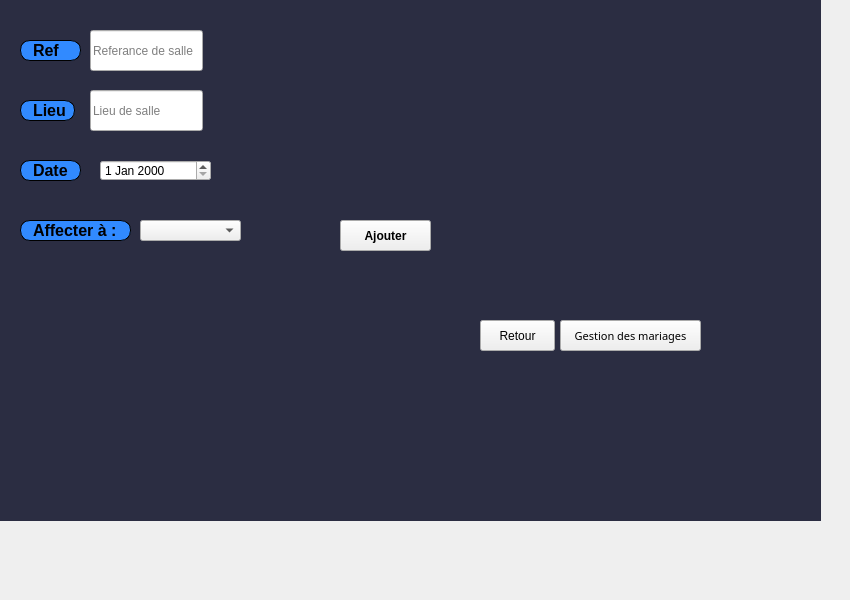
     <widget class="QWidget" name="tab_5">
      <attribute name="title">
       <string>Ajouter</string>
      </attribute>
      <widget class="QLabel" name="label_18">
       <property name="geometry">
        <rect>
         <x>-20</x>
         <y>-70</y>
         <width>841</width>
         <height>591</height>
        </rect>
       </property>
       <property name="styleSheet">
        <string notr="true">background-color: rgb(43, 45, 66);</string>
       </property>
       <property name="text">
        <string/>
       </property>
       <property name="pixmap">
        <pixmap resource="ressources.qrc">:/images/img/imf.jpg</pixmap>
       </property>
      </widget>
      <widget class="QLabel" name="label_19">
       <property name="geometry">
        <rect>
         <x>20</x>
         <y>40</y>
         <width>61</width>
         <height>21</height>
        </rect>
       </property>
       <property name="font">
        <font>
         <family>Arial</family>
         <pointsize>12</pointsize>
         <weight>75</weight>
         <italic>false</italic>
         <bold>true</bold>
        </font>
       </property>
       <property name="styleSheet">
        <string notr="true">border: 1px solid black;
border-radius: 10px;
padding: 0 8px;
background: #318aff;
font: bold, &quot;Arial&quot;;;
text-align:center;</string>
       </property>
       <property name="text">
        <string>Ref</string>
       </property>
      </widget>
      <widget class="QLineEdit" name="lineEdit_ref">
       <property name="geometry">
        <rect>
         <x>90</x>
         <y>30</y>
         <width>113</width>
         <height>41</height>
        </rect>
       </property>
       <property name="styleSheet">
        <string notr="true"/>
       </property>
       <property name="placeholderText">
        <string>Referance de salle</string>
       </property>
      </widget>
      <widget class="QPushButton" name="pushButton_ajouter">
       <property name="geometry">
        <rect>
         <x>340</x>
         <y>220</y>
         <width>91</width>
         <height>31</height>
        </rect>
       </property>
       <property name="font">
        <font>
         <family>Arial</family>
         <pointsize>9</pointsize>
         <weight>75</weight>
         <italic>false</italic>
         <bold>true</bold>
        </font>
       </property>
       <property name="styleSheet">
        <string notr="true">#pushButton_ajouter{
font: bold, &quot;Arial&quot;;;     background-color: qlineargradient(x1: 0, y1: 0, x2: 0, y2: 1,
                                       stop: 0 #dadbde, stop: 1 #f6f7fa);
}
#pushButton_ajouter:pressed {
font: bold, &quot;Arial&quot;;;     background-color: qlineargradient(x1: 0, y1: 0, x2: 0, y2: 1,
                                       stop: 0 #dadbde, stop: 1 #fff07b);}</string>
       </property>
       <property name="text">
        <string>Ajouter</string>
       </property>
       <property name="icon">
        <iconset resource="ressources.qrc">
         <normaloff>:/images/img/app.png</normaloff>:/images/img/app.png</iconset>
       </property>
      </widget>
      <widget class="QLabel" name="label_15">
       <property name="geometry">
        <rect>
         <x>20</x>
         <y>100</y>
         <width>55</width>
         <height>21</height>
        </rect>
       </property>
       <property name="font">
        <font>
         <family>Arial</family>
         <pointsize>12</pointsize>
         <weight>75</weight>
         <italic>false</italic>
         <bold>true</bold>
        </font>
       </property>
       <property name="styleSheet">
        <string notr="true">border: 1px solid black;
border-radius: 10px;
padding: 0 8px;
background: #318aff;
font: bold, &quot;Arial&quot;;;
text-align:center;</string>
       </property>
       <property name="text">
        <string>Lieu</string>
       </property>
      </widget>
      <widget class="QLineEdit" name="lineEdit_lieu">
       <property name="geometry">
        <rect>
         <x>90</x>
         <y>90</y>
         <width>113</width>
         <height>41</height>
        </rect>
       </property>
       <property name="styleSheet">
        <string notr="true"/>
       </property>
       <property name="placeholderText">
        <string>Lieu de salle</string>
       </property>
      </widget>
      <widget class="QLabel" name="label_26">
       <property name="geometry">
        <rect>
         <x>20</x>
         <y>160</y>
         <width>61</width>
         <height>21</height>
        </rect>
       </property>
       <property name="font">
        <font>
         <family>Arial</family>
         <pointsize>12</pointsize>
         <weight>75</weight>
         <italic>false</italic>
         <bold>true</bold>
        </font>
       </property>
       <property name="styleSheet">
        <string notr="true">border: 1px solid black;
border-radius: 10px;
padding: 0 8px;
background: #318aff;
font: bold, &quot;Arial&quot;;;
text-align:center;</string>
       </property>
       <property name="text">
        <string>Date</string>
       </property>
      </widget>
      <widget class="QDateEdit" name="dateEdit">
       <property name="geometry">
        <rect>
         <x>100</x>
         <y>160</y>
         <width>111</width>
         <height>21</height>
        </rect>
       </property>
       <property name="styleSheet">
        <string notr="true"/>
       </property>
      </widget>
      <widget class="QLabel" name="label_40">
       <property name="geometry">
        <rect>
         <x>20</x>
         <y>220</y>
         <width>111</width>
         <height>21</height>
        </rect>
       </property>
       <property name="font">
        <font>
         <family>Arial</family>
         <pointsize>12</pointsize>
         <weight>75</weight>
         <italic>false</italic>
         <bold>true</bold>
        </font>
       </property>
       <property name="styleSheet">
        <string notr="true">border: 1px solid black;
border-radius: 10px;
padding: 0 8px;
background: #318aff;
font: bold, &quot;Arial&quot;;;
text-align:center;</string>
       </property>
       <property name="text">
        <string>Affecter à :</string>
       </property>
      </widget>
      <widget class="QComboBox" name="comboBox">
       <property name="geometry">
        <rect>
         <x>140</x>
         <y>220</y>
         <width>101</width>
         <height>21</height>
        </rect>
       </property>
       <property name="font">
        <font>
         <family>Google Sans</family>
         <pointsize>10</pointsize>
         <weight>50</weight>
         <bold>false</bold>
        </font>
       </property>
       <property name="styleSheet">
        <string notr="true"/>
       </property>
      </widget>
      <widget class="QPushButton" name="pushButton_4">
       <property name="geometry">
        <rect>
         <x>560</x>
         <y>320</y>
         <width>141</width>
         <height>31</height>
        </rect>
       </property>
       <property name="font">
        <font>
         <family>Google Sans</family>
         <pointsize>8</pointsize>
         <weight>50</weight>
         <bold>false</bold>
        </font>
       </property>
       <property name="styleSheet">
        <string notr="true">#modifier_fournisseur{
font: bold, &quot;Arial&quot;;;     background-color: qlineargradient(x1: 0, y1: 0, x2: 0, y2: 1,
                                       stop: 0 #dadbde, stop: 1 #f6f7fa);
}
#modifier_fournisseur:pressed {
font: bold, &quot;Arial&quot;;;     background-color: qlineargradient(x1: 0, y1: 0, x2: 0, y2: 1,
                                       stop: 0 #dadbde, stop: 1 #fff07b);}</string>
       </property>
       <property name="text">
        <string>Gestion des mariages</string>
       </property>
       <property name="icon">
        <iconset>
         <normaloff>:/images/images/arrow.png</normaloff>:/images/images/arrow.png</iconset>
       </property>
      </widget>
      <widget class="QPushButton" name="retour_3">
       <property name="geometry">
        <rect>
         <x>480</x>
         <y>320</y>
         <width>75</width>
         <height>31</height>
        </rect>
       </property>
       <property name="styleSheet">
        <string notr="true">#retour{
font: bold, &quot;Arial&quot;;;     background-color: qlineargradient(x1: 0, y1: 0, x2: 0, y2: 1,
                                       stop: 0 #dadbde, stop: 1 #f6f7fa);
}
#retour:pressed {
font: bold, &quot;Arial&quot;;;     background-color: qlineargradient(x1: 0, y1: 0, x2: 0, y2: 1,
                                       stop: 0 #dadbde, stop: 1 #fff07b);}</string>
       </property>
       <property name="text">
        <string>Retour</string>
       </property>
       <property name="icon">
        <iconset resource="ressources.qrc">
         <normaloff>:/images/img/61449.png</normaloff>:/images/img/61449.png</iconset>
       </property>
      </widget>
     </widget>
